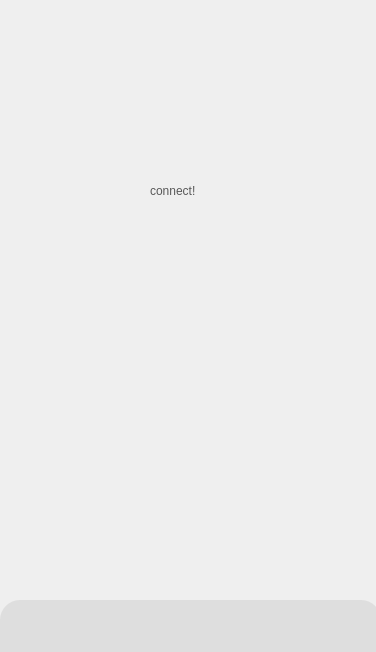
<?xml version="1.0" encoding="UTF-8"?>
<ui version="4.0">
 <class>MainWindow</class>
 <widget class="QMainWindow" name="MainWindow">
  <property name="geometry">
   <rect>
    <x>0</x>
    <y>0</y>
    <width>376</width>
    <height>652</height>
   </rect>
  </property>
  <property name="windowTitle">
   <string>MainWindow</string>
  </property>
  <widget class="QWidget" name="centralwidget">
   <widget class="QWidget" name="bth_box" native="true">
    <property name="geometry">
     <rect>
      <x>0</x>
      <y>600</y>
      <width>381</width>
      <height>151</height>
     </rect>
    </property>
    <property name="styleSheet">
     <string notr="true">background-color: rgb(222, 222, 222);
border-radius:20px;
</string>
    </property>
    <widget class="QPushButton" name="tools_bth">
     <property name="geometry">
      <rect>
       <x>20</x>
       <y>10</y>
       <width>41</width>
       <height>41</height>
      </rect>
     </property>
     <property name="text">
      <string/>
     </property>
     <property name="icon">
      <iconset>
       <normaloff>../build-qt_proxy-Desktop_Qt_5_12_12_MinGW_32_bit-Debug/icons/menu.png</normaloff>../build-qt_proxy-Desktop_Qt_5_12_12_MinGW_32_bit-Debug/icons/menu.png</iconset>
     </property>
     <property name="iconSize">
      <size>
       <width>40</width>
       <height>40</height>
      </size>
     </property>
    </widget>
    <widget class="QPushButton" name="settings_bth">
     <property name="geometry">
      <rect>
       <x>90</x>
       <y>10</y>
       <width>41</width>
       <height>41</height>
      </rect>
     </property>
     <property name="text">
      <string/>
     </property>
     <property name="icon">
      <iconset>
       <normaloff>../build-qt_proxy-Desktop_Qt_5_12_12_MinGW_32_bit-Debug/icons/setting.png</normaloff>../build-qt_proxy-Desktop_Qt_5_12_12_MinGW_32_bit-Debug/icons/setting.png</iconset>
     </property>
     <property name="iconSize">
      <size>
       <width>40</width>
       <height>40</height>
      </size>
     </property>
    </widget>
    <widget class="QPushButton" name="home_bth">
     <property name="geometry">
      <rect>
       <x>160</x>
       <y>10</y>
       <width>51</width>
       <height>41</height>
      </rect>
     </property>
     <property name="text">
      <string/>
     </property>
     <property name="icon">
      <iconset>
       <normaloff>../build-qt_proxy-Desktop_Qt_5_12_12_MinGW_32_bit-Debug/icons/home.png</normaloff>../build-qt_proxy-Desktop_Qt_5_12_12_MinGW_32_bit-Debug/icons/home.png</iconset>
     </property>
     <property name="iconSize">
      <size>
       <width>40</width>
       <height>40</height>
      </size>
     </property>
    </widget>
    <widget class="QPushButton" name="notif_bth">
     <property name="geometry">
      <rect>
       <x>230</x>
       <y>10</y>
       <width>51</width>
       <height>41</height>
      </rect>
     </property>
     <property name="text">
      <string/>
     </property>
     <property name="icon">
      <iconset>
       <normaloff>../build-qt_proxy-Desktop_Qt_5_12_12_MinGW_32_bit-Debug/icons/notification.png</normaloff>../build-qt_proxy-Desktop_Qt_5_12_12_MinGW_32_bit-Debug/icons/notification.png</iconset>
     </property>
     <property name="iconSize">
      <size>
       <width>40</width>
       <height>40</height>
      </size>
     </property>
    </widget>
    <widget class="QPushButton" name="test_bth">
     <property name="geometry">
      <rect>
       <x>300</x>
       <y>10</y>
       <width>51</width>
       <height>41</height>
      </rect>
     </property>
     <property name="text">
      <string/>
     </property>
     <property name="icon">
      <iconset>
       <normaloff>../build-qt_proxy-Desktop_Qt_5_12_12_MinGW_32_bit-Debug/icons/upload.png</normaloff>../build-qt_proxy-Desktop_Qt_5_12_12_MinGW_32_bit-Debug/icons/upload.png</iconset>
     </property>
     <property name="iconSize">
      <size>
       <width>40</width>
       <height>40</height>
      </size>
     </property>
    </widget>
   </widget>
   <widget class="QPushButton" name="conn_bth">
    <property name="geometry">
     <rect>
      <x>110</x>
      <y>220</y>
      <width>150</width>
      <height>150</height>
     </rect>
    </property>
    <property name="styleSheet">
     <string notr="true">background-color: rgba(255, 255, 255, 0);
border:none;</string>
    </property>
    <property name="text">
     <string/>
    </property>
    <property name="icon">
     <iconset>
      <normaloff>../build-qt_proxy-Desktop_Qt_5_12_12_MinGW_32_bit-Debug/icons/rocket.png</normaloff>../build-qt_proxy-Desktop_Qt_5_12_12_MinGW_32_bit-Debug/icons/rocket.png</iconset>
    </property>
    <property name="iconSize">
     <size>
      <width>150</width>
      <height>150</height>
     </size>
    </property>
   </widget>
   <widget class="QLabel" name="connet_lbl">
    <property name="geometry">
     <rect>
      <x>150</x>
      <y>180</y>
      <width>101</width>
      <height>21</height>
     </rect>
    </property>
    <property name="styleSheet">
     <string notr="true">font: 75 20pt &quot;MS Shell Dlg 2&quot;;
color: rgb(88, 88, 88);</string>
    </property>
    <property name="text">
     <string>connect!</string>
    </property>
   </widget>
  </widget>
 </widget>
 <resources/>
 <connections/>
</ui>
